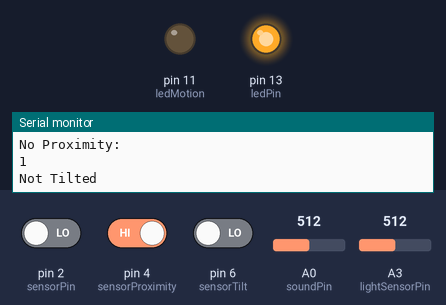
This sketch was run on a simulated Arduino Uno, built with avr-gcc and run on an emulated ATmega328P. Shown: output pins drawn as LEDs (lit = HIGH), the last lines printed to the serial monitor. Inputs (shaded band) come from the test bench; at power-on: A0 (soundPin) = 512, pin 2 (sensorPin) LOW, pin 4 (sensorProximity) HIGH, pin 6 (sensorTilt) LOW, A3 (lightSensorPin) = 512.

Above: at 11.8 s.
11.9 s: A0 (soundPin) set to 12
23.2 s: A0 (soundPin) set to 9
At 33.3 s:
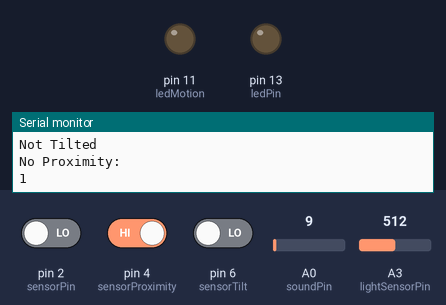
34.5 s: pin 2 (sensorPin) driven HIGH
At 36.0 s:
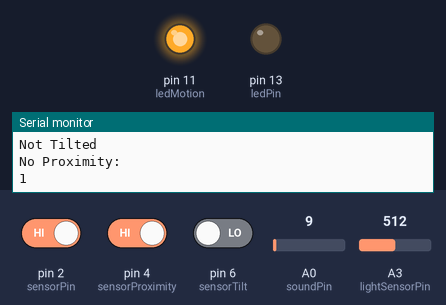
42.3 s: A0 (soundPin) set to 122
At 43.5 s:
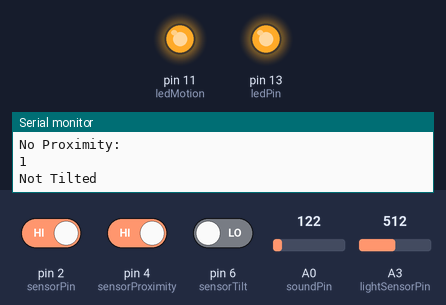
Timing chart, 0 to 45.3 s (numbered marks = the images above; inputs shaded):
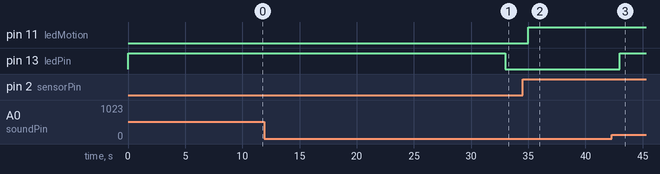

Measured:
- the behaviour switches between 11 and 10 on A0 (soundPin) (found by bisection; images 0 and 1)
- after the input at 23.2 s, pin 13 (ledPin): HIGH → LOW after 9.8 s
- after the input at 34.5 s, pin 11 (ledMotion): LOW → HIGH after 0.50 s
- after the input at 42.3 s, pin 13 (ledPin): LOW → HIGH after 0.71 s

The sketch:

sketch_nov20a_sound_sensor.ino
```cpp
// Item Four—Sound Control Light
int soundPin = 0; // Analog sound sensor is to be attached to analog
int sensorPin = 2;                             // IR sensor to be attached to digital pin NO.2
int ledPin = 13; // Digital Piranha LED-R is to be attached to digital
int ledMotion = 11; // Digital Piranha LED-Y is to be attached to digital
int ledGreen = 9; // Digital Piranha LED-G is to be attached to digital
int buzzPin = 7; // Buzzer
int sensorState = 0;
int sensorProximity = 4;
int sensorTilt = 6;
int val;
int lightSensorPin = 3;

void setup() {
  pinMode(ledPin, OUTPUT);
  pinMode(ledMotion, OUTPUT);
  Serial.begin(9600); // You can uncomment this for monitoring
}
void loop(){
  int soundState = analogRead(soundPin); // Read sound sensor’s value
  sensorState = digitalRead(sensorPin);               // Read statistics collected from the sensor
  //Serial.println(soundState); // serial port print the sound sensor’s value
  // if the sound sensor’s value is greater than 10, the light will be on for 10 seconds.
  //Otherwise, the light will be turned off
  if (soundState > 10) {
    digitalWrite(ledPin, HIGH);
    delay(10000);
  }else{
    digitalWrite(ledPin, LOW);
  }

  if (sensorState == HIGH) {      // If it is HIGH, LED light will be turned on
    digitalWrite(ledMotion, HIGH);
    //digitalWrite(buzzPin, HIGH);
  }
  else {                          // If it is LOW, LED light will be turned off
    digitalWrite(ledMotion, LOW);
  }

  //Serial.println(digitalRead(sensorProximity)); // serial port print the sound sensor’s value
  if (digitalRead(sensorProximity) == LOW) {
    //digitalWrite(ledGreen, HIGH);
    Serial.println("Close Proximity: ");
    Serial.println(digitalRead(sensorProximity), BIN); // serial port print the sound sensor’s value
    //digitalWrite(buzzPin, HIGH);
  }
  else {
    Serial.println("No Proximity: ");
    Serial.println(digitalRead(sensorProximity), BIN); // serial port print the sound sensor’s value
    //digitalWrite(ledGreen, LOW);
    //digitalWrite(buzzPin, LOW);
  }

  val = analogRead(lightSensorPin);
  //Serial.println("Light value: ");
  //Serial.println(val);
  if(val > 200.00) {
    //Serial.println("High Light");
    digitalWrite(buzzPin, HIGH);
  }
  else {
    //Serial.println("Low Light");
    digitalWrite(buzzPin, LOW);
  }
  delay(1000);

  if (digitalRead(sensorTilt) == HIGH) {
    Serial.println("Tilted");
    digitalWrite(ledGreen, HIGH);
  }
  else {
    Serial.println("Not Tilted");
    digitalWrite(ledGreen, LOW);
  }
}
```
